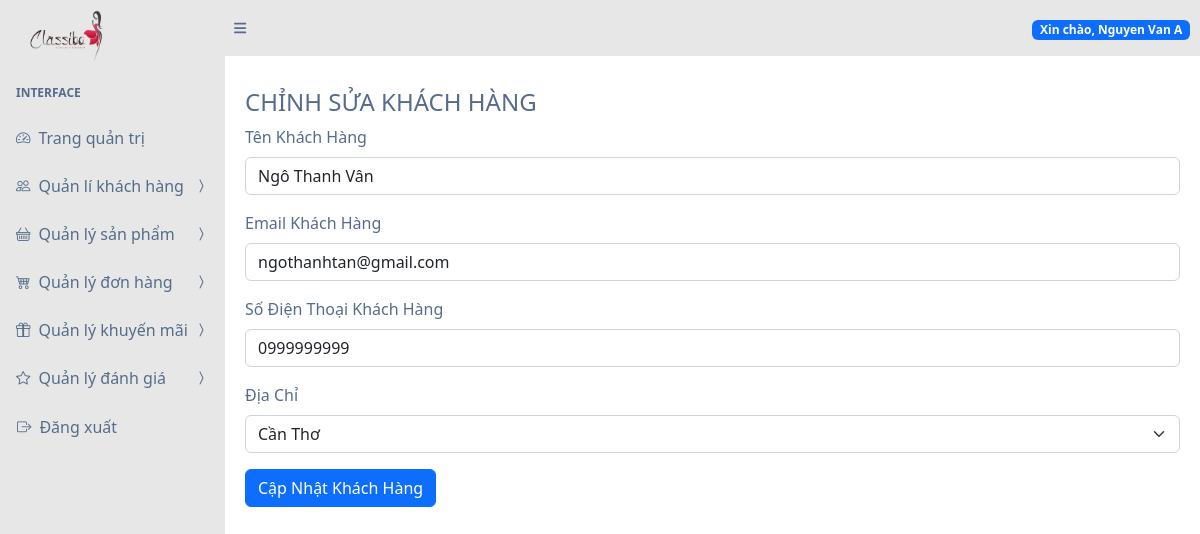
The page /?page=edit-customer&id=1 (signed in) on the database its author committed.
### tables this page shows
CREATE TABLE `khachhang` (
  `ma_khach_hang` int(11) NOT NULL,
  `ten_khach_hang` varchar(100) DEFAULT NULL,
  `email_khach_hang` varchar(100) DEFAULT NULL,
  `so_dien_thoai_khach_hang` varchar(20) DEFAULT NULL,
  `dia_chi` text
);

### views/edit-customer.php (the view, shortened to what this page needs)
<?php
if ($_SERVER["REQUEST_METHOD"] == "POST") {
    include 'config/mysql_connection.php';
    $ten_khach_hang = $_POST['ten_khach_hang'];
    $email_khach_hang = $_POST['email_khach_hang'];
    $so_dien_thoai_khach_hang = $_POST['so_dien_thoai_khach_hang'];
    $dia_chi = $_POST['dia_chi'];
    $id = $_GET['id'];
    $sql = "UPDATE KhachHang SET ten_khach_hang='$ten_khach_hang', email_khach_hang='$email_khach_hang',
            so_dien_thoai_khach_hang='$so_dien_thoai_khach_hang', dia_chi='$dia_chi' WHERE ma_khach_hang=$id";
    if ($conn->query($sql) === TRUE) {
        echo "<script>
                Swal.fire({
                    title: 'Cập nhật thành công!',
                    text: 'Thông tin khách hàng đã được cập nhật thành công.',
                    icon: 'success',
                    showCancelButton: false,
                    confirmButtonColor: '#3085d6',
                    confirmButtonText: 'OK'
                }).then((result) => {
                    window.location.href = './?page=view-customer';
                });
            </script>";
        exit();
    } else {
        echo '<div class="alert alert-danger" role="alert">Cập nhật khách hàng thất bại: ' . $conn->error . '</div>';
    }
    $conn->close();
} else {
    $id = $_GET['id'];
    $query_customer = "SELECT * FROM KhachHang WHERE ma_khach_hang=$id";
    $result_customer = $conn->query($query_customer);
    if ($result_customer->num_rows > 0) {
        $row = $result_customer->fetch_assoc();
        $ten_khach_hang = $row['ten_khach_hang'];
        $email_khach_hang = $row['email_khach_hang'];
        $so_dien_thoai_khach_hang = $row['so_dien_thoai_khach_hang'];
        $dia_chi = $row['dia_chi'];
        ?>
<div class="container mt-4">
    <h4>CHỈNH SỬA KHÁCH HÀNG</h4>
    <form method="POST">
        <div class="mb-3">
            <label for="ten_khach_hang" class="form-label">Tên Khách Hàng</label>
            <input type="text" class="form-control" id="ten_khach_hang" name="ten_khach_hang"
                value="<?php echo $ten_khach_hang; ?>" required>
        </div>
        <div class="mb-3">
            <label for="email_khach_hang" class="form-label">Email Khách Hàng</label>
            <input type="email" class="form-control" id="email_khach_hang" name="email_khach_hang"
                value="<?php echo $email_khach_hang; ?>" required>
        </div>
        <div class="mb-3">
            <label for="so_dien_thoai_khach_hang" class="form-label">Số Điện Thoại Khách Hàng</label>
            <input type="tel" class="form-control" id="so_dien_thoai_khach_hang" name="so_dien_thoai_khach_hang"
                value="<?php echo $so_dien_thoai_khach_hang; ?>" required>
        </div>
        <div class="mb-3">
            <label for="dia_chi" class="form-label">Địa Chỉ</label>
            <select class="form-select" id="dia_chi" name="dia_chi" required>
                <?php
                            foreach ($tinh_thanh as $tinh) {
                                $selected = ($tinh == $dia_chi) ? 'selected' : '';
                                echo '<option value="' . $tinh . '" ' . $selected . '>' . $tinh . '</option>';
                            }
                            ?>
            </select>
        </div>
        <button type="submit" class="btn btn-primary">Cập Nhật Khách Hàng</button>
    </form>
</div>
<?php
    }
}
?>

### rows shown on the page
khachhang: ten_khach_hang "Ngô Thanh Vân", email_khach_hang "ngothanhtan@gmail.com", so_dien_thoai_khach_hang "0999999999"

### other values the page prints
$_SESSION['username'] "Nguyen Van A"
form field dia_chi "Cần Thơ"
